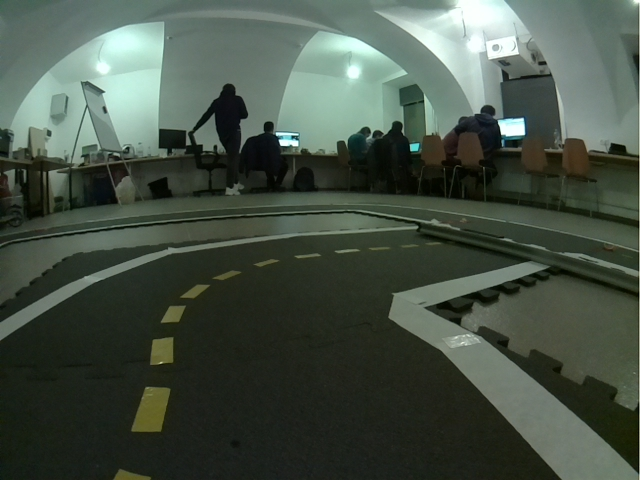
#> input picture jupyter/images_from_itmo/image5.png, 640 x 480 px; the run also reads 1 picture not shown here
$ jupyter execute --allow-errors main.ipynb   (shell and % lines are left out)   (older library calls are emulated)
#> lines starting #> are read from the running program, lines starting #| are printed output that depends on the picture; after the words box and inside, x2 and y2 are one past the last pixel; in counts of white or black regions, pixels touching at a corner belong together
[cell 1]
import cv2
import numpy as np
from matplotlib import pyplot as plt
from copy import deepcopy as dp
from skimage import transform as tf

[cell 2]
def imShow(img):
    plt.imshow(img, cmap="gray")
    plt.xticks([]), plt.yticks([])
    plt.show()

road = cv2.imread("images_from_itmo/image5.png")
#> road is the input picture: shape (480, 640, 3); mean B, G, R 70.1, 81.7, 70.2
jb   = cv2.imread("jb_2.png")
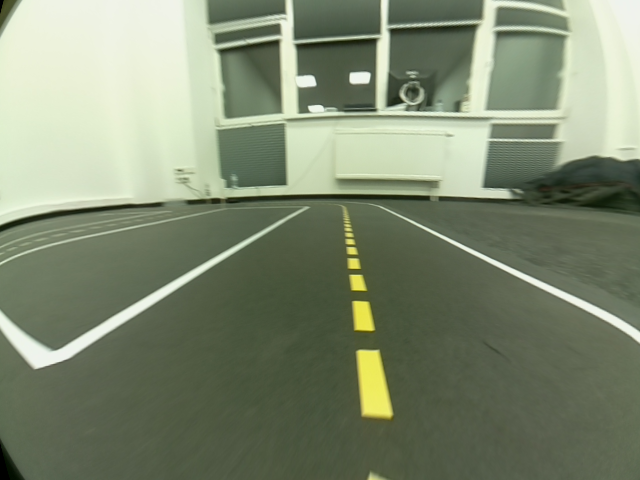
#> input picture jupyter/jb_2.png, 640 x 480 px
#> jb is the input picture: shape (480, 640, 3); mean B, G, R 112.7, 137.2, 126.9
jb   = cv2.resize(jb, (640, 480))
jb   = cv2.cvtColor(jb, cv2.COLOR_BGR2RGB)

road = cv2.resize(road, (640, 480))
road = cv2.cvtColor(road, cv2.COLOR_BGR2RGB)
#road = jb
imShow(road)
imShow(jb)
print(road.shape)
#| (480, 640, 3)

[cell 3]
import skimage
matched = skimage.exposure.match_histograms(road, jb, multichannel=True)
#road = matched
imShow(matched)

[cell 4]
img = dp(road[250:,:,:])
#road = cv2.cvtColor(road, cv2.COLOR_BGR2RGB)
init_img = dp(img)
imShow(img)
print(img.shape)
#| (230, 640, 3)
#M = np.array( [[-1.27373e-05, -0.0002421778, -0.1970125], [0.001029818, -1.578045e-05, -0.337324], [-0.0001088811, -0.007584862, 1]])
M = np.array([[1.01123, 3.01646, -2.5], [0, 2.65629, 0], [0, 0.00513, 1]  ])
M_inv = np.linalg.inv(M)
#M_inv =
size = (img.shape[1], img.shape[0])
#> size = (640, 230)
out = cv2.warpPerspective(img, M, size)
imShow(out)
img = dp(out)
print(out.shape)
#| (230, 640, 3)

[cell 5]
img = dp(road[250:,:,:])

IMAGE_H, IMAGE_W,_ = img.shape
#> IMAGE_H = 230; IMAGE_W = 640

src = np.float32([[0, IMAGE_H], [640, IMAGE_H], [0, 0], [IMAGE_W, 0]])
#> src = [[0, 230], [640, 230], [0, 0], [640, 0]]
dst = np.float32([[200, IMAGE_H], [360, IMAGE_H], [0, 0], [IMAGE_W, 0]])

M = cv2.getPerspectiveTransform(src, dst)
Minv = cv2.getPerspectiveTransform(dst, src)

warped_img = cv2.warpPerspective(img, M, (IMAGE_W, IMAGE_H))
#img = warped_img
imShow(img)
imShow(warped_img)

[cell 6]
#-----Reading the image-----------------------------------------------------

#-----Converting image to LAB Color model-----------------------------------
lab= cv2.cvtColor(img, cv2.COLOR_BGR2LAB)
#> lab: shape (230, 640, 3); mean of channels 0, 1, 2 51.6, 121.4, 130.4
#-----Splitting the LAB image to different channels-------------------------
l, a, b = cv2.split(lab)
#-----Applying CLAHE to L-channel-------------------------------------------
clahe = cv2.createCLAHE(clipLimit=4.0, tileGridSize=(8,8))
cl = clahe.apply(l)
ca = clahe.apply(a)
cb = clahe.apply(b)

#-----Merge the CLAHE enhanced L-channel with the a and b channel-----------
limg = cv2.merge((l,a,cb))
#> limg: shape (230, 640, 3); mean of channels 0, 1, 2 51.6, 121.4, 135.2

#-----Converting image from LAB Color model to RGB model--------------------
img = cv2.cvtColor(limg, cv2.COLOR_LAB2BGR)

#_____END_____#

[cell 7]

# [44 lines left out: functions getHist, BHEMHB, not called in this run]

[cell 8]
l,a,b =  cv2.split(limg)
imShow(l)
#res_l = BHEMHB(getHist(img)[0], l)
res_l=l
#imShow(res_l)

[cell 9]
imShow(img)

[cell 10]
# labels1 = segmentation.slic(img, compactness=30, n_segments=400)
# out1 = color.label2rgb(labels1, img, kind='avg')

# imShow(out1)

[cell 11]
blur = cv2.GaussianBlur(img,(5,5),30)
img_lab = cv2.cvtColor(img, cv2.COLOR_RGB2Lab)
#> img_lab: shape (230, 640, 3); mean of channels 0, 1, 2 51.2, 120.4, 132.2

L, a, b = cv2.split(img_lab)
L = res_l

[cell 12]
L =  cv2.normalize(L, None, alpha=0, beta=255, norm_type=cv2.NORM_MINMAX, dtype=cv2.CV_32F).astype('uint8')
a =  cv2.normalize(a, None, alpha=0, beta=255, norm_type=cv2.NORM_MINMAX, dtype=cv2.CV_32F).astype('uint8')
b =  cv2.normalize(b, None, alpha=0, beta=255, norm_type=cv2.NORM_MINMAX, dtype=cv2.CV_32F).astype('uint8')
imShow(L)
imShow(a)
imShow(cv2.bitwise_not(b))

[cell 13]
_, thresh_b = cv2.threshold(b, 0, 2, cv2.THRESH_OTSU + cv2.THRESH_BINARY)
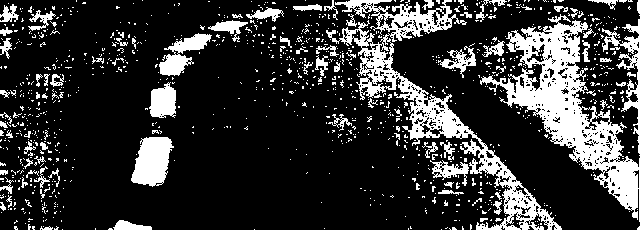
#> thresh_b: shape (230, 640); values 0 (black) and 2 (white), 20.6% white; 1064 white regions (978 under 20 px), largest, box (x1, y1, x2, y2) and area: (480, 14, 640, 222) 9138, (326, 0, 562, 230) 7793, (131, 137, 174, 187) 1503
otsu_thresh, thresh_L = cv2.threshold(L, 150, 255, cv2.THRESH_BINARY)
#> thresh_L: shape (230, 640); 1.1% white; 46 white regions (41 under 20 px), largest, box (x1, y1, x2, y2) and area: (452, 13, 530, 38) 657, (437, 83, 481, 103) 445, (639, 0, 640, 230) 230, (80, 25, 104, 33) 104, (406, 45, 425, 53) 74
otsu_thresh, thresh_a = cv2.threshold(a, 0, 255, cv2.THRESH_OTSU + cv2.THRESH_BINARY)
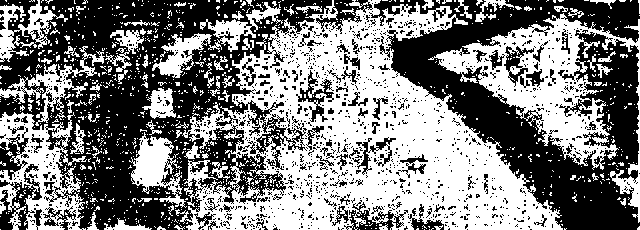
#> thresh_a: shape (230, 640); 49.5% white; 1026 white regions (942 under 20 px), largest, box (x1, y1, x2, y2) and area: (175, 0, 563, 230) 41361, (428, 13, 640, 223) 11230, (0, 112, 87, 230) 4892
#> otsu_thresh = 102

kernel = np.ones((3,20),np.uint8)
#erosion = cv2.erode(thresh_b,kernel,iterations = 2)
closing = cv2.morphologyEx(thresh_b, cv2.MORPH_CLOSE, kernel)
#> closing: shape (230, 640); values 0 (black) and 2 (white), 41% white; 80 white regions (65 under 20 px), largest, box (x1, y1, x2, y2) and area: (146, 0, 640, 230) 47655, (0, 74, 80, 214) 6083, (0, 3, 79, 59) 2125
closing = cv2.morphologyEx(closing, cv2.MORPH_CLOSE, kernel)
#> closing: shape (230, 640); values 0 (black) and 2 (white), 41% white; 80 white regions (65 under 20 px)

white = thresh_L-thresh_b

imShow(thresh_b)
imShow(thresh_a)
imShow(thresh_L)
imShow(white)

thresh_comb = white

print(thresh_L.shape)
#| (230, 640)

[cell 14]
# Prepare thresholded points for DBSCAN clustering algorithm
from math import sqrt, ceil
from sklearn.cluster import DBSCAN
import scipy as sp
import hdbscan

maxpoints=35000
proxthresh=0.09

binimg = thresh_comb
X = np.transpose(np.where(binimg > 5))
#> X = 31691 pairs, first value 0 to 229, second value 0 to 639
Xslice = X
#> Xslice has the same summary as X
nsample = len(Xslice)
#> nsample = 31691
if nsample > maxpoints:
    # Make sure number of points does not exceed DBSCAN maximum capacity
    Xslice = X[range(0,nsample,int(ceil(float(nsample)/maxpoints)))]

# Translate DBSCAN proximity threshold to units of pixels and run DBSCAN
pixproxthr = proxthresh * sqrt(binimg.shape[0]**2 + binimg.shape[1]**2)
#> pixproxthr = 61.21
db = DBSCAN(eps=pixproxthr, min_samples=100).fit(Xslice)
labels = db.labels_.astype(int)
n_clusters_ = len(set(labels)) - (1 if -1 in labels else 0)
#> n_clusters_ = 1
n_noise_ = list(labels).count(-1)
#> n_noise_ = 1

# Find the largest cluster (i.e., with most points) and obtain convex hull
unique_labels = set(labels)
#> unique_labels = 2 items
core_samples_mask = np.zeros_like(db.labels_, dtype=bool)
core_samples_mask[db.core_sample_indices_] = True
colors = [plt.cm.Spectral(each)
          for each in np.linspace(0, 1, len(unique_labels))]
#> colors = [(0.62, 0.00392, 0.259, 1), (0.369, 0.31, 0.635, 1)]
for k, col in zip(unique_labels, colors):
    if k == -1:
        # Black used for noise.
        col = [0, 0, 0, 1]

    class_member_mask = (labels == k)

    xy = X[class_member_mask & core_samples_mask]
    plt.plot(xy[:, 1], -xy[:, 0], 'o', markerfacecolor=tuple(col),
             markeredgecolor='k', markersize=10)

    xy = X[class_member_mask & ~core_samples_mask]
    plt.plot(xy[:, 1], -xy[:, 0], 'o', markerfacecolor=tuple(col),
             markeredgecolor='k', markersize=10)
#> this loop made 2 passes
#> k on pass 2: -1

plt.title('DBSCAN Estimated number of clusters: %d' % n_clusters_)
plt.show()
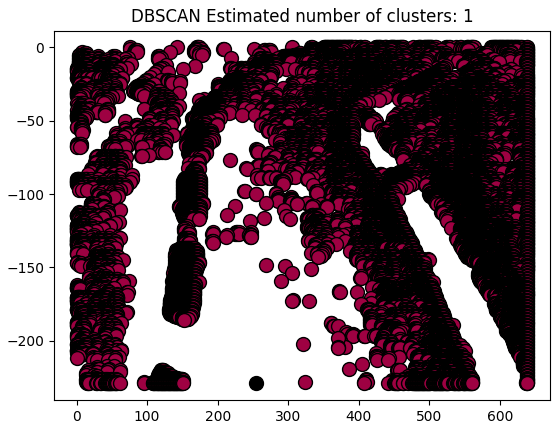
#> figure drawn by matplotlib, 1 panel

#> (the rest of this cell did not finish here and is left out)

#> (a cell that did not finish here is left out)

[cell 16]
contours, hierarchy = cv2.findContours(thresh_L, cv2.RETR_TREE, cv2.CHAIN_APPROX_SIMPLE)
#> contours = 75 contours, 70 with area under 20; largest, box (x1, y1, x2, y2) and area: (452, 13, 530, 38) 641, (437, 83, 481, 103) 392, (80, 25, 104, 33) 80, (406, 45, 425, 53) 54, (509, 21, 521, 29) 48
img = cv2.cvtColor(limg, cv2.COLOR_LAB2BGR)
imShow(img)

imShow(img)
print(img.shape)
#| (230, 640, 3)
#thresh_comb = cv2.resize(thresh_comb, (img.shape[1], img.shape[0]))
rez = cv2.warpPerspective(dp(thresh_comb), M, size)
rez_color = cv2.warpPerspective(dp(img), M, size)
imShow(rez)
imShow(rez_color)
#print(rez.shape)


#gray = cv2.cvtColor(rez,cv2.COLOR_BGR2GRAY)
_,thresh = cv2.threshold(rez,1,255,cv2.THRESH_BINARY)
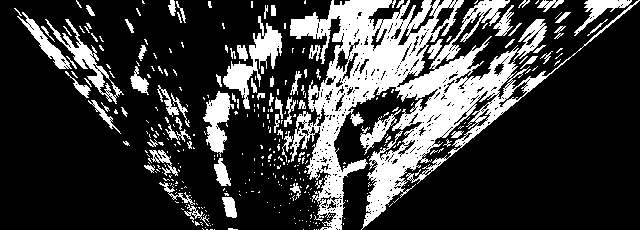
#> thresh: shape (230, 640); 23.6% white; 357 white regions (284 under 20 px)
contours,hierarchy = cv2.findContours(thresh,cv2.RETR_EXTERNAL,cv2.CHAIN_APPROX_SIMPLE)
#> contours = 357 contours, 304 with area under 20; largest, box (x1, y1, x2, y2) and area: (290, 0, 640, 230) 24086, (223, 16, 282, 109) 1416, (45, 19, 124, 104) 1056, (203, 91, 234, 157) 942, (17, 12, 72, 69) 602
cnt = contours[0]
#> cnt = [[318, 229]]

for cnt in contours:
        rect = cv2.minAreaRect(cnt)
        box = cv2.boxPoints(rect)
        box = np.int0(box)
        area = cv2.contourArea(box)

        if area > 0 and area < 8500:
            cv2.drawContours(img, [box], -1, (0,255,0), 3)
#> this loop made 357 passes
#> area on passes 65, 98, 103: 247.5, 117, 485
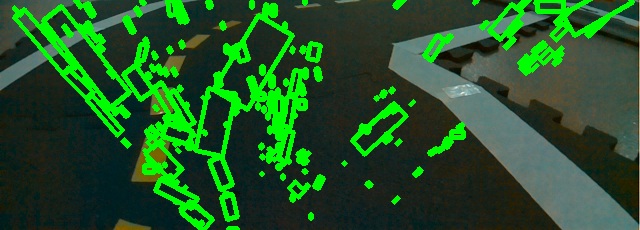
#> img: shape (230, 640, 3); mean R, G, B 33.6, 83.5, 37.4

x,y,w,h = cv2.boundingRect(cnt)
#> x = 76; y = 0; w = 6; h = 8
crop = rez[y:y+h,x:x+w]
#> crop = [[254, 0, 0, 0, 0, 0], [95, 159, 0, 0, 0, 0], [0, 191, 64, 0, 0, 0], [0, 32, 222, 0, 0, 0], [0, 0, 127, 119, 0, 0], [0, 0, 0, 160, 17, 0], [0, 0, 0, 30, 86, 0], [0, 0, 0, 0, 35, 19]]

crop = cv2.resize(crop, (640, 330))
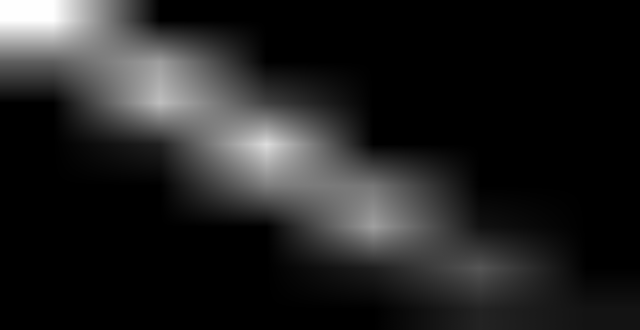
#> crop: shape (330, 640); min 0, max 254, mean 33.5
print(crop.shape)
#| (330, 640)

imShow(img)
#imShow(road[150:,:,:])

[cell 17]
font = cv2.FONT_HERSHEY_SIMPLEX
#> font = 0
for cnt in contours:
    #print(1)
    perimeter = cv2.arcLength(cnt,True)
    approx = cv2.approxPolyDP(cnt, 0.1 * perimeter, True)
    if len(approx) == 4:
        (x, y, w, h) = cv2.boundingRect(approx)
        #print(2)
        ar = w / float(h)
        area = cv2.contourArea(cnt)
        if (ar >= 0.35 or ar <= 0.65) and (area > 50 and area < 4000):
            #print(len(approx))
            cv2.drawContours(out,[approx],0,(0,0,255),-1)
#> this loop made 357 passes
#> (perimeter, x, y, w, h, ar, area) on passes 65, 341: (62.63, 222, 197, 14, 21, 0.667, 194), (27.41, 271, 5, 5, 11, 0.455, 37.5)
#> (perimeter, approx) on passes 1 to 6: (0, [[318, 229]]), (0, [[316, 229]]), (0, [[314, 229]]), (0, [[303, 229]]), (0, [[214, 229]]), (4, [[210, 229], [212, 229]])
            #cv2.putText(out, str(ar), (x,y), font, 1, (0, 255, 0), 2, cv2.LINE_AA)

imShow(out)

[cell 18]
M_inv = np.array([[0.9889, -0.6455, 4.5], [0, 0.2148, 0], [0, -0.0011, 1]  ])

[cell 19]
size = (out.shape[1], out.shape[0])
rez = cv2.warpPerspective(out, M, size, flags=cv2.WARP_INVERSE_MAP, borderMode=cv2.BORDER_TRANSPARENT)
#> rez: shape (230, 640, 3)
imShow(rez)

[cell 20]
imShow(rez)
imShow(crop)
imShow(init_img)

[cell 21]
road = cv2.imread("curve_road.png")
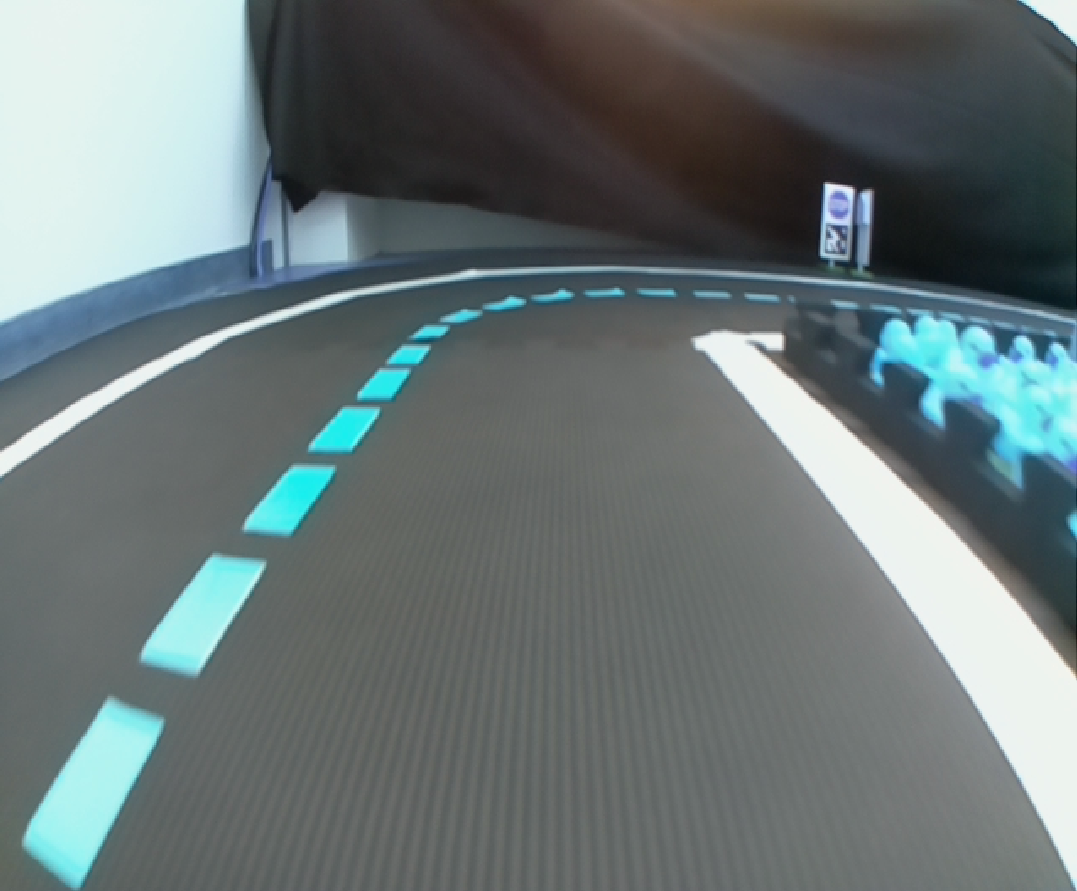
#> input picture jupyter/curve_road.png, 1077 x 891 px
#> road is the input picture: shape (891, 1077, 3); mean B, G, R 118.2, 117.3, 105.7
road = cv2.resize(road, (640, 480))
#> road: shape (480, 640, 3)
road = road[150:,:,:]
#> road: shape (330, 640, 3)
proj = dp(road)
cv2.circle(proj, (10, 300), 10, (255, 0, 0), -1)
cv2.circle(proj, (620, 300), 10, (255, 0, 0), -1)
cv2.circle(proj, (220, 50), 10, (255, 0, 0), -1)
cv2.circle(proj, (430, 50), 10, (255, 0, 0), -1)
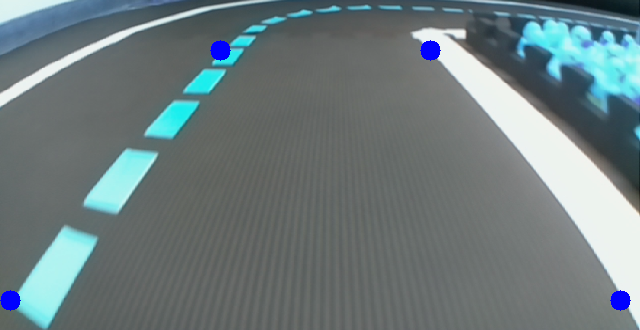
#> proj: shape (330, 640, 3); mean B, G, R 126, 123.8, 109.8
imShow(proj)
srcPoints = np.array( [[10, 300], [620, 300], [220, 50], [430, 50]] )
dstPoints = np.array( [[10, 300], [620, 300], [10, 50], [620, 50]] )

homogenius = cv2.getPerspectiveTransform(srcPoints.astype(np.float32), dstPoints.astype(np.float32))
#> homogenius = [[4.69, 4.06, -1219.4], [7.33e-16, 5.31, -184.6], [4.3e-19, 0.0123, 1]]
inv_homogenius = cv2.getPerspectiveTransform( dstPoints.astype(np.float32), srcPoints.astype(np.float32) )
#> inv_homogenius = [[0.304, -0.766, 229.7], [-4.58e-17, 0.188, 34.78], [8.72e-21, -0.00232, 1]]

warped = cv2.warpPerspective(road, homogenius, (proj.shape[1], proj.shape[0]))
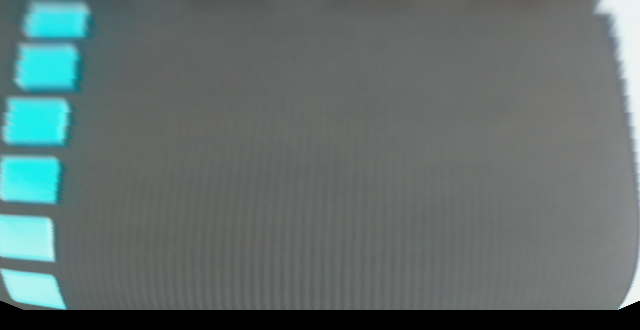
#> warped: shape (330, 640, 3); mean B, G, R 110.1, 111.3, 97.5
imShow(warped)

unwarped = cv2.warpPerspective(warped, inv_homogenius, (proj.shape[1], proj.shape[0]))
imShow(unwarped)

[cell 22]
tform = tf.ProjectiveTransform(matrix=M)
tform_inv = tf.ProjectiveTransform(matrix=M_inv)

[cell 23]
warped = tf.warp(init_img, tform_inv, order=3)
imShow(warped)

[cell 24]
unwarped = tf.warp(init_img, tform_inv.inverse, order=3)
imShow(unwarped)

[cell 25]
H = np.array([-1.27373e-05, -0.0002421778, -0.1970125, 0.001029818, -1.578045e-05, -0.337324, -0.0001088811, -0.007584862, 1])
H.resize( 4,4 )
print(H)
print("----------------------------------------------------")
K = np.array([305.5718893575089, 0, 303.0797142544728, 0, 308.8338858195428, 231.8845403702499, 0, 0, 1])
K.resize(3, 3)
print(K)
print("----------------------------------------------------")
D = np.array([-0.2944667743901807, 0.0701431287084318, 0.0005859930422629722, -0.0006697840226199427, 0])
D.resize(1, 5)
print(D)
print("----------------------------------------------------")
R = np.array([1, 0, 0, 0, 1, 0, 0, 0, 1])
R.resize(3, 3)
print(R)
print("----------------------------------------------------")
P = np.array([220.2460277141687, 0, 301.8668918355899, 0, 0, 238.6758484095299, 227.0880056118307, 0, 0, 0, 1, 0])
P.resize(3, 4)
print(P)

[cell 26]
cv_rect = np.zeros((proj.shape[1], proj.shape[0]))

mapx = np.ndarray(shape=(proj.shape[1], proj.shape[0], 1), dtype='float32')
mapy = np.ndarray(shape=(proj.shape[1], proj.shape[0], 1), dtype='float32')

mapx, mapy = cv2.initUndistortRectifyMap(K, D, R, P, (proj.shape[1], proj.shape[0]), cv2.CV_32FC1, mapx, mapy)

resulted = cv2.remap(road, mapx, mapy, cv2.INTER_CUBIC, cv_rect)
imShow(resulted)

[cell 27]
H = np.array([-4.89775e-05, -0.0002150858, -0.1818273, 0.00099274, 1.202336e-06, -0.3280241, -0.0004281805, -0.007185673, 1]).astype(np.float32)
H.resize(3, 3)
print(H)
H_inv = np.linalg.inv(H.T)

[cell 28]
warped = cv2.warpPerspective(road, H, (proj.shape[1], proj.shape[0]))
imShow(warped)

[cell 29]
img = dp(road[150:,:,:])

H = np.array([[-4.89775e-05, -0.0002150858, -0.1818273], [0.00099274, 1.202336e-06, -0.3280241], [-0.0004281805, -0.007185673, 1]])
H = H * img.shape[0] * img.shape[1]
H_inv = np.linalg.inv(H)
warped = cv2.warpPerspective(img, H, (img.shape[1], img.shape[0]))
imShow(warped)

[cell 30]
M = np.array([1.9353899780957532e-05, -0.00017594652267255518, -0.23530068966442091,
  0.0009113161348561763, 4.211150887794892e-06, -0.26092989999696975, 0.00014208256631522472,
  -0.00600411520134865, 0.9999999999999999]).reshape((3, 3))
M_inv = np.linalg.inv(M)

[cell 31]
test_img = cv2.imread("test.jpg")
test_img = cv2.resize(test_img, (640, 480))
test_img = cv2.cvtColor(test_img, cv2.COLOR_BGR2RGB)
imShow(test_img)

warped = cv2.warpPerspective(test_img, M_inv, (test_img.shape[1], test_img.shape[0]))
print(warped.shape)
#| (480, 640, 3)
print(test_img.shape)
#| (480, 640, 3)
